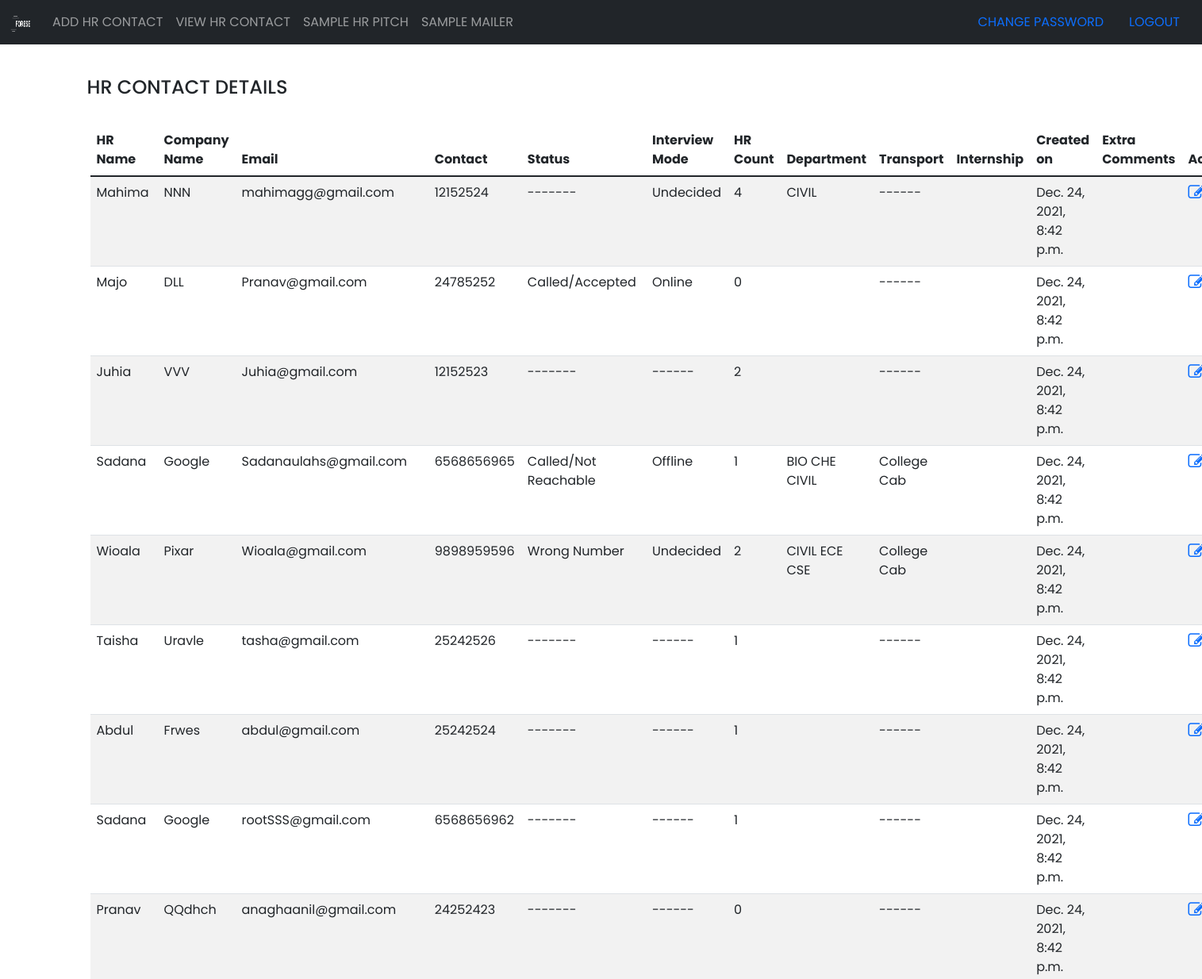
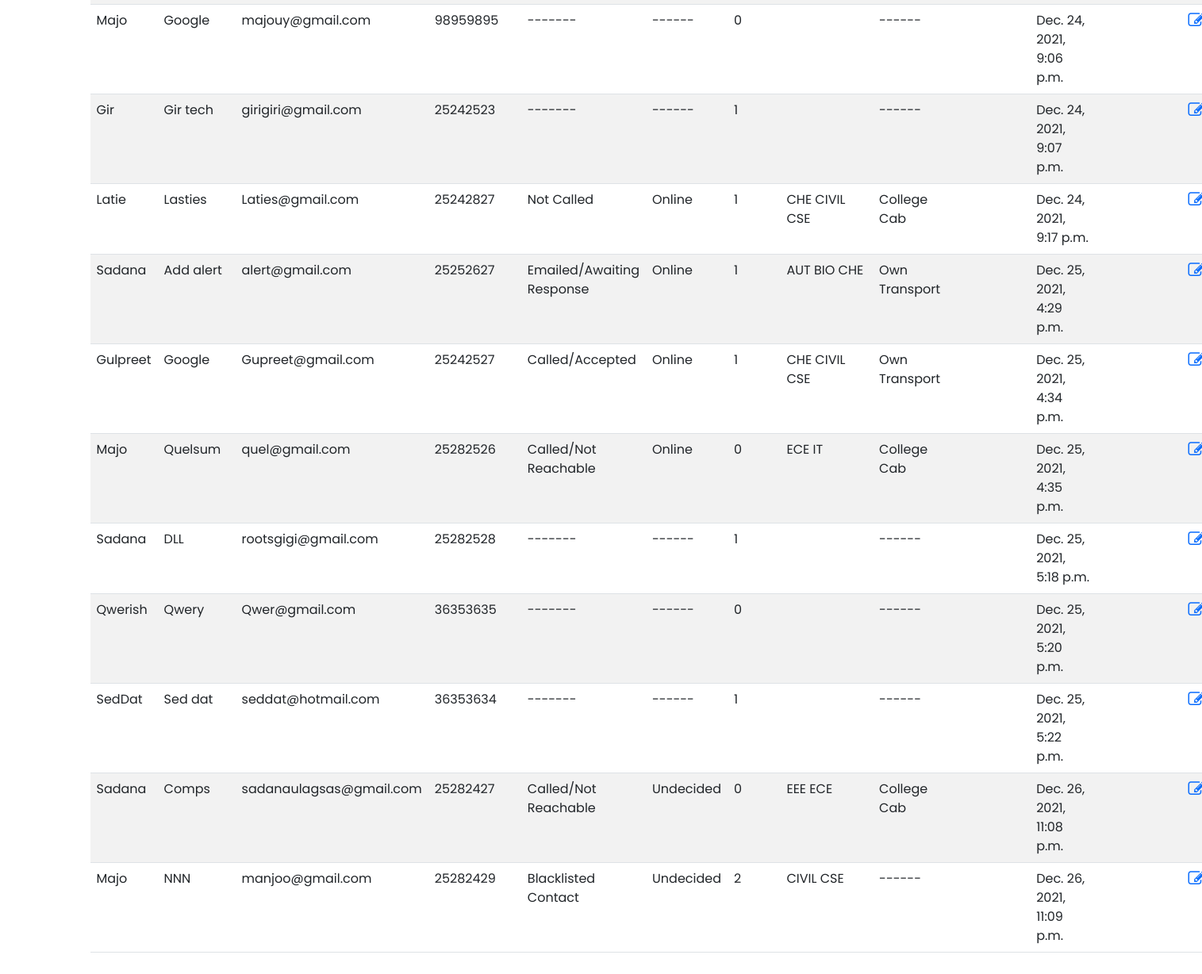
The app's page /hr_features/show_hr/ (signed in), older data (2 pictures, top to bottom).
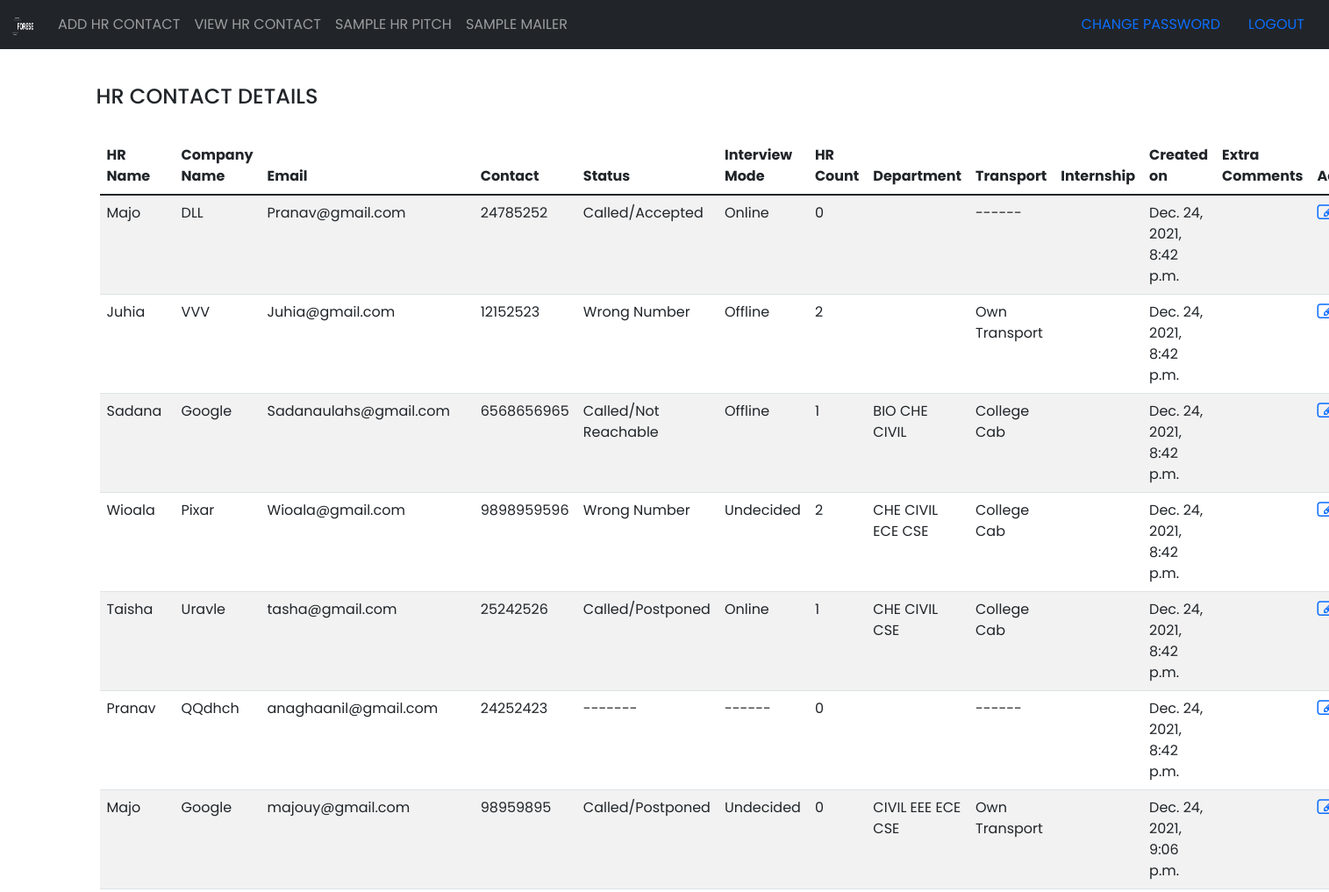
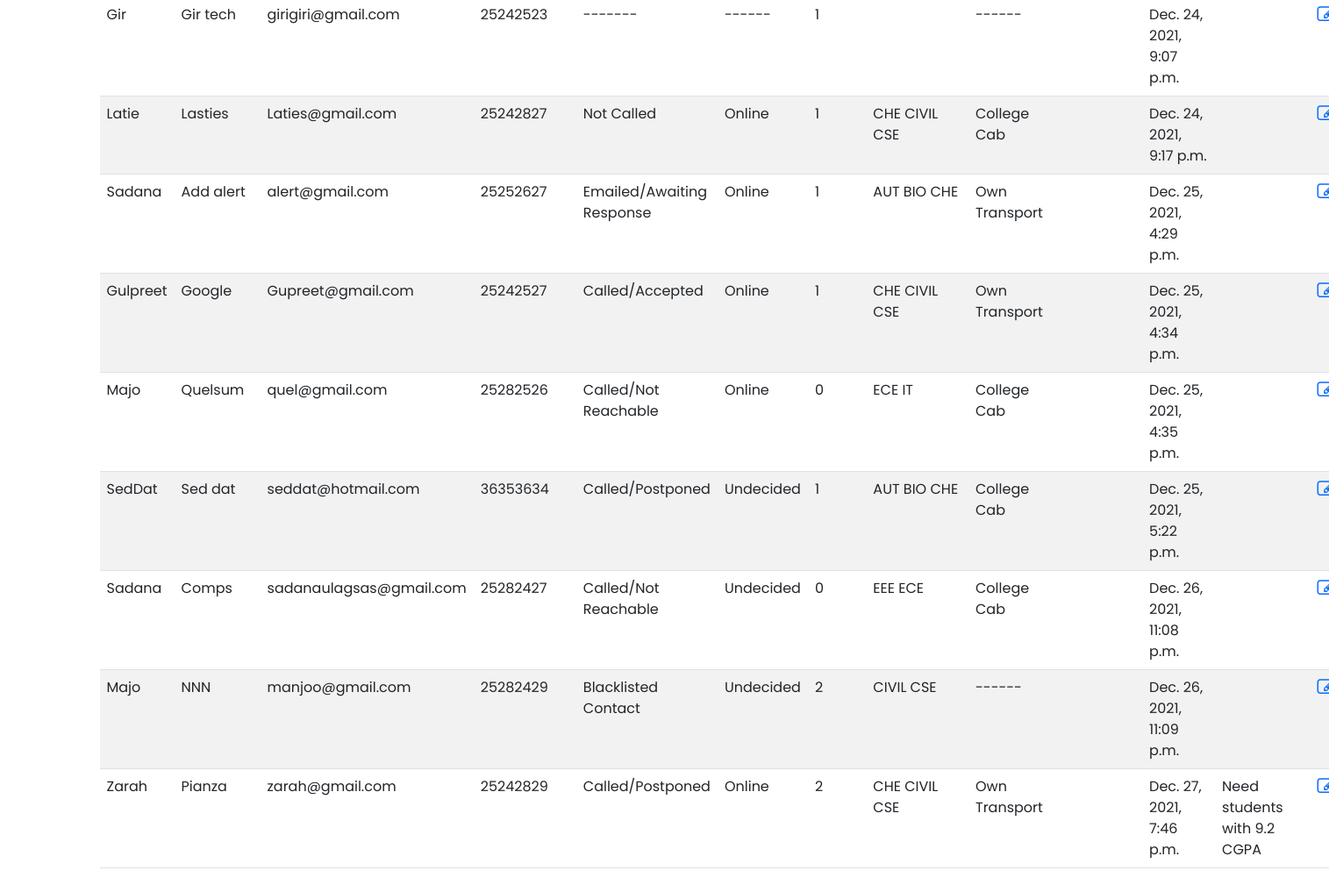
The same page, newer data (2 pictures, top to bottom).
### hr_features/models.py (models this page shows)
class Hr(models.Model):
    added_by=models.ForeignKey(User,on_delete=models.SET_NULL,null=True)
    fullname=models.CharField( max_length=70)
    companyname=models.CharField( max_length=70)
    email=models.CharField( max_length=70,unique=True)
    mobile = models.CharField(max_length=10,unique=True)
    status=models.CharField(choices=STATUS_CHOICE,max_length=70)
    interview=models.CharField(choices=INTERVIEW_CHOICE,max_length=70)
    hrcount=models.PositiveIntegerField()
    dept=models.CharField(max_length=70)
    transport=models.CharField(choices=TRANSPORT_CHOICE,max_length=70)
    extra_comments=models.TextField()
    internship=models.BooleanField(default=False)
    dtoc=models.DateTimeField(auto_now_add=True,null=True)

### hr_features/views.py (the view)
# urls.py: path('show_hr/',views.show_hr,name='show_hr'),
def show_hr(request):
    if request.user.is_authenticated and check_student(request.user):
       hrs=Hr.objects.filter(added_by=request.user).order_by('dtoc').all()
       return render(request,'hr_features/show.html',{"hrs":hrs})
    else:
        return redirect('student_login')

### students/views.py (called while the page is built)
def check_student(user):
    if user.user_type == 'VOLUNTEER':
        return True
    else:
	    return False

### hr_features/templates/hr_features/show.html (shortened to what this page needs)
{% extends 'hr_features/layout.html' %}
{% load static %}
{% block main %}
<div class="row">
    <h4 class="table table-striped"> HR CONTACT DETAILS</h4>
    <div class="d-flex p-3">
        <table class="table table-striped">
        <thead>
            <tr>
            <th scope="col">HR Name</th>
            <th scope="col">Company Name</th>
            <th scope="col">Email</th>
            <th scope="col">Contact</th>
            <th scope="col">Status</th>
            <th scope="col">Interview Mode</th>
            <th scope="col">HR Count</th>
            <th scope="col">Department</th>
            <th scope="col">Transport</th>
            <th scope="col">Internship</th>
            <th scope="col">Created on</th>
            <th scope="col">Extra Comments</th>
            <th scope="col">Actions</th>
            </tr>
        </thead>
        <tbody>
            {% for hr in hrs %}
            <tr>
                <td>{{hr.fullname}}</td>
                <td>{{hr.companyname}}</td>
                <td>{{hr.email}}</td>
                <td>{{hr.mobile}}</td>
                <td>{{hr.status}}</td>
                <td>{{hr.interview}}</td>
                <td>{{hr.hrcount}}</td>
                <td>{{hr.dept}}</td>
                <td>{{hr.transport}}</td>
                <td>{% if hr.internship %}{% endif %}</td>
                <td>{{hr.dtoc}}</td>
                <td>{{hr.extra_comments}}</td>
               <td><a href="{% url 'update_hr' id=hr.pk %}"><i class="fa fa-edit fa-lg" style=-"color:blue"></i></a></td>
            </tr>
            {% endfor %}
        </tbody>
        </table>
    </div>
</div>
{% endblock %}

Row changes from the older to the newer data that the page shows:
removed Hr: fullname "Mahima", companyname "NNN", email "mahimagg@gmail.com", mobile "12152524", status "-------", interview "Undecided", hrcount "4", dept "CIVIL", transport "------", dtoc "Dec. 24, 2021, 8:42 p.m."
removed Hr: fullname "Abdul", companyname "Frwes", email "abdul@gmail.com", mobile "25242524", status "-------", interview "------", hrcount "1", transport "------", dtoc "Dec. 24, 2021, 8:42 p.m."
removed Hr: fullname "Sadana", companyname "Google", email "rootSSS@gmail.com", mobile "6568656962", status "-------", interview "------", hrcount "1", transport "------", dtoc "Dec. 24, 2021, 8:42 p.m."
removed Hr: fullname "Sadana", companyname "DLL", email "rootsgigi@gmail.com", mobile "25282528", status "-------", interview "------", hrcount "1", transport "------", dtoc "Dec. 25, 2021, 5:18 p.m."
removed Hr: fullname "Qwerish", companyname "Qwery", email "Qwer@gmail.com", mobile "36353635", status "-------", interview "------", hrcount "0", transport "------", dtoc "Dec. 25, 2021, 5:20 p.m."
changed Hr "Juhia": status "-------" → "Wrong Number"; interview "------" → "Offline"; transport "------" → "Own Transport"
changed Hr "Wioala": dept "CIVIL ECE CSE" → "CHE CIVIL ECE CSE"
changed Hr "Taisha": status "-------" → "Called/Postponed"; interview "------" → "Online"; dept (not shown) → "CHE CIVIL CSE"; transport "------" → "College Cab"
changed Hr "majouy@gmail.com": status "-------" → "Called/Postponed"; interview "------" → "Undecided"; dept (not shown) → "CIVIL EEE ECE CSE"; transport "------" → "Own Transport"
changed Hr "SedDat": status "-------" → "Called/Postponed"; interview "------" → "Undecided"; dept (not shown) → "AUT BIO CHE"; transport "------" → "College Cab"
added Hr: fullname "Zarah", companyname "Pianza", email "zarah@gmail.com", mobile "25242829", status "Called/Postponed", interview "Online", hrcount "2", dept "CHE CIVIL CSE", transport "Own Transport", dtoc "Dec. 27, 2021, 7:46 p.m.", extra_comments "Need students with 9.2 CGPA"
